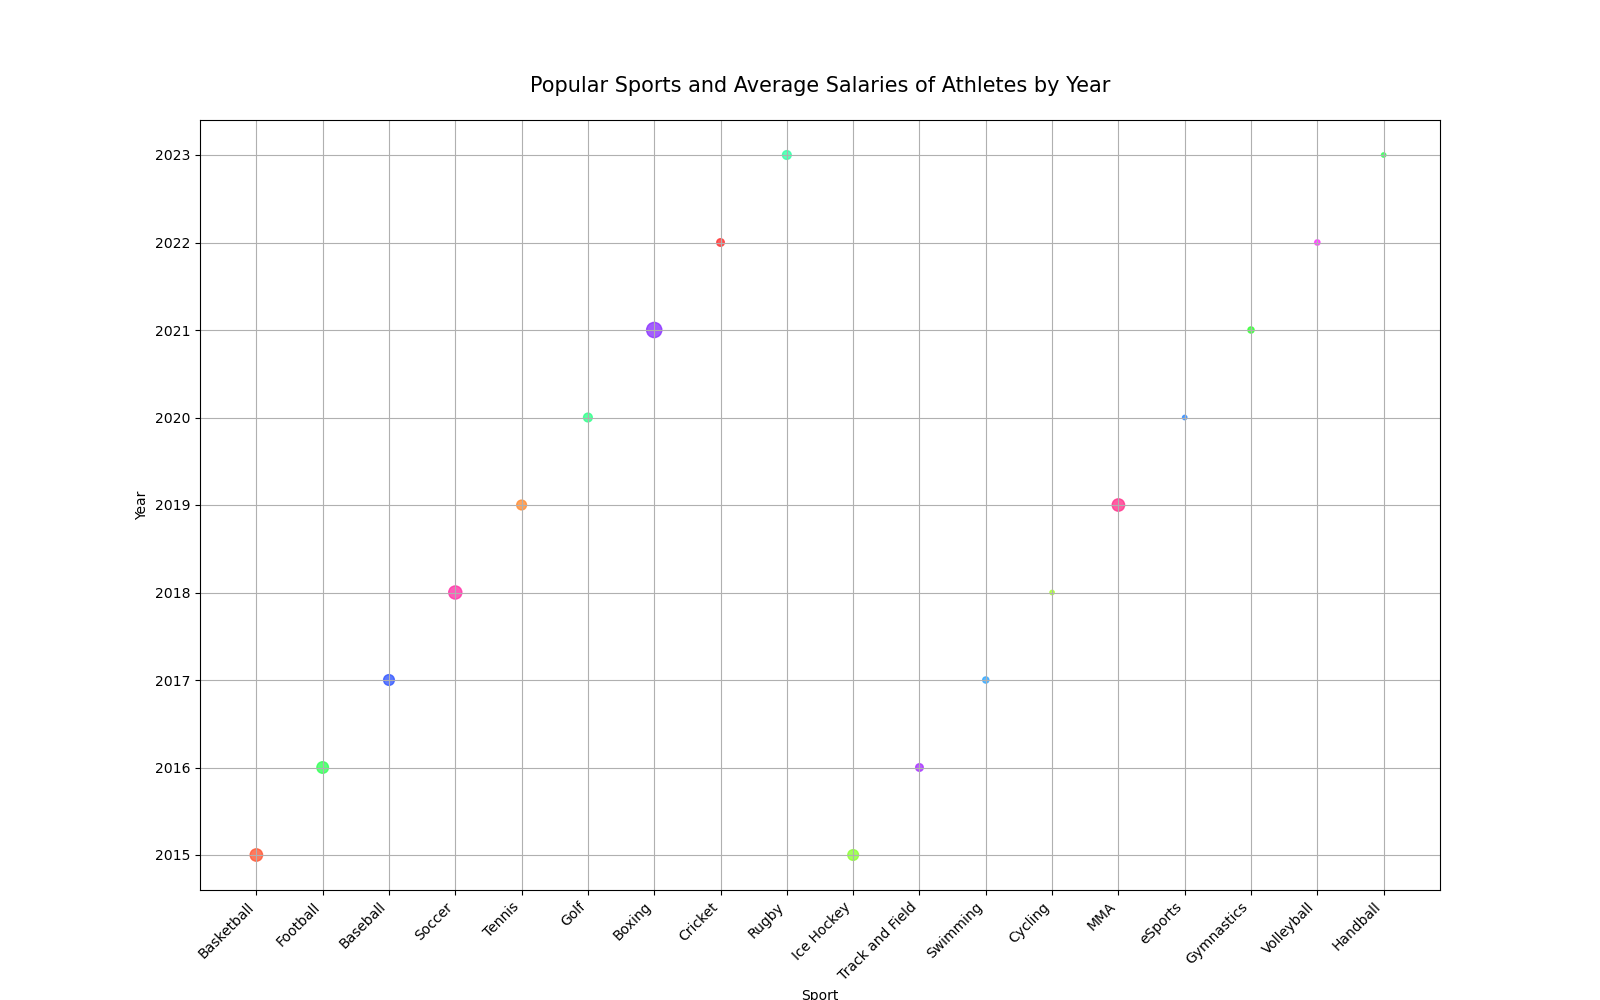

Here is the Python script that generated this plot:

import matplotlib.pyplot as plt

# Data for scatterplot
sports = ["Basketball", "Football", "Baseball", "Soccer", "Tennis", "Golf", "Boxing", 
          "Cricket", "Rugby", "Ice Hockey", "Track and Field", "Swimming", "Cycling", 
          "MMA", "eSports", "Gymnastics", "Volleyball", "Handball"]
average_salary_millions = [8, 7, 6, 9, 5, 4, 12, 3, 4, 6, 3, 2, 1, 8, 1, 2, 1.5, 1]
year = [2015, 2016, 2017, 2018, 2019, 2020, 2021, 2022, 2023, 2015, 2016, 2017, 2018, 
        2019, 2020, 2021, 2022, 2023]

# Size of each point will be proportional to the average salary
sizes = [salary * 10 for salary in average_salary_millions]

# Different colors for different sports
colors = ['#FF5733', '#33FF57', '#3357FF', '#FF33A8', '#FF8C33', '#33FF8C', '#8C33FF', 
          '#FF3333', '#33FFA8', '#8CFF33', '#A833FF', '#33A8FF', '#A8FF33', '#FF338C', 
          '#338CFF', '#33FF33', '#FF33FF', '#33FF57']

# Create scatterplot
plt.figure(figsize=(16, 10))  # Adjust width and height for better visual
plt.scatter(sports, year, s=sizes, c=colors, alpha=0.8)

# Chart details
plt.title('Popular Sports and Average Salaries of Athletes by Year', fontsize=15, pad=20)
plt.xlabel('Sport')
plt.ylabel('Year')
plt.xticks(rotation=45, ha='right')
plt.grid(True)

# Show the chart
plt.show()
